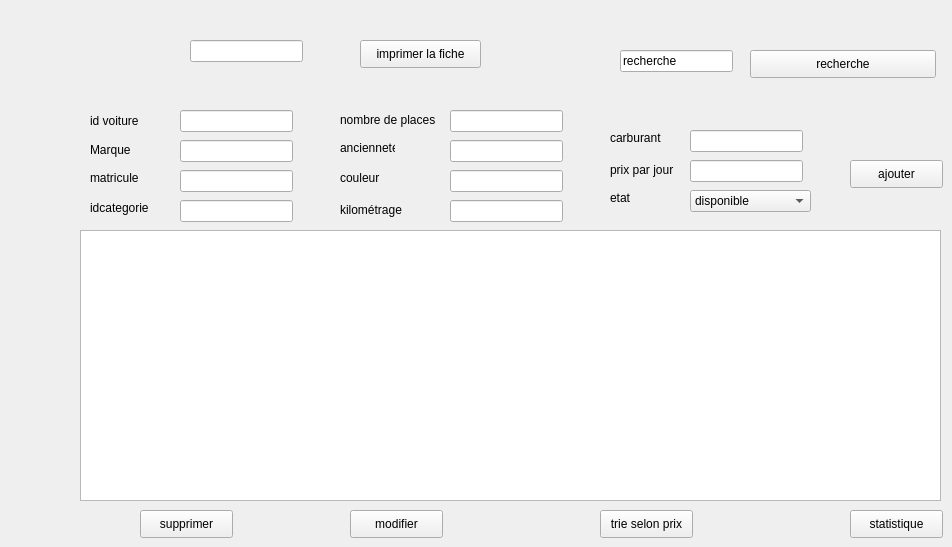
      <widget class="QWidget" name="page_3">
       <widget class="QLabel" name="label_34">
        <property name="geometry">
         <rect>
          <x>340</x>
          <y>140</y>
          <width>55</width>
          <height>16</height>
         </rect>
        </property>
        <property name="text">
         <string>ancienneté</string>
        </property>
       </widget>
       <widget class="QLineEdit" name="lineEdit_carburant">
        <property name="geometry">
         <rect>
          <x>690</x>
          <y>130</y>
          <width>113</width>
          <height>22</height>
         </rect>
        </property>
        <property name="styleSheet">
         <string notr="true"/>
        </property>
       </widget>
       <widget class="QLineEdit" name="lineEdit_matricule">
        <property name="geometry">
         <rect>
          <x>180</x>
          <y>170</y>
          <width>113</width>
          <height>22</height>
         </rect>
        </property>
        <property name="styleSheet">
         <string notr="true"/>
        </property>
       </widget>
       <widget class="QLineEdit" name="lineEdit_kilometrage">
        <property name="geometry">
         <rect>
          <x>450</x>
          <y>200</y>
          <width>113</width>
          <height>22</height>
         </rect>
        </property>
        <property name="styleSheet">
         <string notr="true"/>
        </property>
       </widget>
       <widget class="QLabel" name="label_35">
        <property name="geometry">
         <rect>
          <x>340</x>
          <y>170</y>
          <width>55</width>
          <height>16</height>
         </rect>
        </property>
        <property name="text">
         <string>couleur</string>
        </property>
       </widget>
       <widget class="QLineEdit" name="lineEdit_idcategorie">
        <property name="geometry">
         <rect>
          <x>180</x>
          <y>200</y>
          <width>113</width>
          <height>22</height>
         </rect>
        </property>
        <property name="styleSheet">
         <string notr="true"/>
        </property>
       </widget>
       <widget class="QPushButton" name="modifier">
        <property name="geometry">
         <rect>
          <x>350</x>
          <y>510</y>
          <width>93</width>
          <height>28</height>
         </rect>
        </property>
        <property name="text">
         <string>modifier</string>
        </property>
       </widget>
       <widget class="QLabel" name="label_36">
        <property name="geometry">
         <rect>
          <x>90</x>
          <y>110</y>
          <width>71</width>
          <height>21</height>
         </rect>
        </property>
        <property name="styleSheet">
         <string notr="true"/>
        </property>
        <property name="text">
         <string>id voiture</string>
        </property>
       </widget>
       <widget class="QLineEdit" name="lineEdit_16">
        <property name="geometry">
         <rect>
          <x>620</x>
          <y>50</y>
          <width>113</width>
          <height>22</height>
         </rect>
        </property>
        <property name="styleSheet">
         <string notr="true"/>
        </property>
        <property name="text">
         <string>recherche</string>
        </property>
       </widget>
       <widget class="QPushButton" name="ajouter">
        <property name="geometry">
         <rect>
          <x>850</x>
          <y>160</y>
          <width>93</width>
          <height>28</height>
         </rect>
        </property>
        <property name="text">
         <string>ajouter</string>
        </property>
       </widget>
       <widget class="QTableView" name="tableView2">
        <property name="geometry">
         <rect>
          <x>80</x>
          <y>230</y>
          <width>861</width>
          <height>271</height>
         </rect>
        </property>
        <property name="styleSheet">
         <string notr="true"/>
        </property>
       </widget>
       <widget class="QLabel" name="label_37">
        <property name="geometry">
         <rect>
          <x>90</x>
          <y>140</y>
          <width>61</width>
          <height>20</height>
         </rect>
        </property>
        <property name="styleSheet">
         <string notr="true"/>
        </property>
        <property name="text">
         <string>Marque</string>
        </property>
       </widget>
       <widget class="QLabel" name="label_38">
        <property name="geometry">
         <rect>
          <x>750</x>
          <y>190</y>
          <width>55</width>
          <height>16</height>
         </rect>
        </property>
        <property name="text">
         <string>etat</string>
        </property>
       </widget>
       <widget class="QLineEdit" name="lineEdit_couleur">
        <property name="geometry">
         <rect>
          <x>450</x>
          <y>170</y>
          <width>113</width>
          <height>22</height>
         </rect>
        </property>
        <property name="styleSheet">
         <string notr="true"/>
        </property>
       </widget>
       <widget class="QLineEdit" name="lineEdit_nbplaces">
        <property name="geometry">
         <rect>
          <x>450</x>
          <y>110</y>
          <width>113</width>
          <height>22</height>
         </rect>
        </property>
        <property name="styleSheet">
         <string notr="true"/>
        </property>
       </widget>
       <widget class="QPushButton" name="imprimerr">
        <property name="geometry">
         <rect>
          <x>360</x>
          <y>40</y>
          <width>121</width>
          <height>28</height>
         </rect>
        </property>
        <property name="text">
         <string>imprimer la fiche</string>
        </property>
       </widget>
       <widget class="QPushButton" name="trie">
        <property name="geometry">
         <rect>
          <x>600</x>
          <y>510</y>
          <width>93</width>
          <height>28</height>
         </rect>
        </property>
        <property name="text">
         <string>trie selon prix</string>
        </property>
       </widget>
       <widget class="QLineEdit" name="lineEdit_idv">
        <property name="geometry">
         <rect>
          <x>180</x>
          <y>110</y>
          <width>113</width>
          <height>22</height>
         </rect>
        </property>
        <property name="styleSheet">
         <string notr="true"/>
        </property>
       </widget>
       <widget class="QLineEdit" name="lineEdit_marque">
        <property name="geometry">
         <rect>
          <x>180</x>
          <y>140</y>
          <width>113</width>
          <height>22</height>
         </rect>
        </property>
        <property name="styleSheet">
         <string notr="true"/>
        </property>
       </widget>
       <widget class="QLabel" name="label_39">
        <property name="geometry">
         <rect>
          <x>610</x>
          <y>160</y>
          <width>71</width>
          <height>20</height>
         </rect>
        </property>
        <property name="text">
         <string>prix par jour</string>
        </property>
       </widget>
       <widget class="QLineEdit" name="lineEdit_prixparjour">
        <property name="geometry">
         <rect>
          <x>690</x>
          <y>160</y>
          <width>113</width>
          <height>22</height>
         </rect>
        </property>
        <property name="styleSheet">
         <string notr="true"/>
        </property>
       </widget>
       <widget class="QPushButton" name="stat">
        <property name="geometry">
         <rect>
          <x>850</x>
          <y>510</y>
          <width>93</width>
          <height>28</height>
         </rect>
        </property>
        <property name="text">
         <string>statistique</string>
        </property>
       </widget>
       <widget class="QLabel" name="label_40">
        <property name="geometry">
         <rect>
          <x>90</x>
          <y>200</y>
          <width>71</width>
          <height>16</height>
         </rect>
        </property>
        <property name="text">
         <string>idcategorie</string>
        </property>
       </widget>
       <widget class="QPushButton" name="supprimer">
        <property name="geometry">
         <rect>
          <x>140</x>
          <y>510</y>
          <width>93</width>
          <height>28</height>
         </rect>
        </property>
        <property name="text">
         <string>supprimer</string>
        </property>
       </widget>
       <widget class="QLineEdit" name="lineEdit_anciennete">
        <property name="geometry">
         <rect>
          <x>450</x>
          <y>140</y>
          <width>113</width>
          <height>22</height>
         </rect>
        </property>
        <property name="styleSheet">
         <string notr="true"/>
        </property>
       </widget>
       <widget class="QComboBox" name="combo">
        <property name="geometry">
         <rect>
          <x>690</x>
          <y>190</y>
          <width>121</width>
          <height>22</height>
         </rect>
        </property>
        <property name="styleSheet">
         <string notr="true"/>
        </property>
        <item>
         <property name="text">
          <string>disponible</string>
         </property>
        </item>
        <item>
         <property name="text">
          <string>indisponible</string>
         </property>
        </item>
       </widget>
       <widget class="QLineEdit" name="lineEdit">
        <property name="geometry">
         <rect>
          <x>190</x>
          <y>40</y>
          <width>113</width>
          <height>22</height>
         </rect>
        </property>
        <property name="styleSheet">
         <string notr="true"/>
        </property>
       </widget>
       <widget class="QLabel" name="label_41">
        <property name="geometry">
         <rect>
          <x>610</x>
          <y>130</y>
          <width>55</width>
          <height>16</height>
         </rect>
        </property>
        <property name="text">
         <string>carburant</string>
        </property>
       </widget>
       <widget class="QLabel" name="label_42">
        <property name="geometry">
         <rect>
          <x>340</x>
          <y>110</y>
          <width>121</width>
          <height>20</height>
         </rect>
        </property>
        <property name="text">
         <string>nombre de places</string>
        </property>
       </widget>
       <widget class="QLabel" name="label_43">
        <property name="geometry">
         <rect>
          <x>340</x>
          <y>200</y>
          <width>81</width>
          <height>20</height>
         </rect>
        </property>
        <property name="text">
         <string>kilométrage</string>
        </property>
       </widget>
       <widget class="QLabel" name="label_44">
        <property name="geometry">
         <rect>
          <x>90</x>
          <y>170</y>
          <width>55</width>
          <height>16</height>
         </rect>
        </property>
        <property name="text">
         <string>matricule</string>
        </property>
       </widget>
       <widget class="QPushButton" name="recherche">
        <property name="geometry">
         <rect>
          <x>750</x>
          <y>50</y>
          <width>186</width>
          <height>28</height>
         </rect>
        </property>
        <property name="styleSheet">
         <string notr="true"/>
        </property>
        <property name="text">
         <string>recherche</string>
        </property>
       </widget>
       <widget class="QLabel" name="label">
        <property name="geometry">
         <rect>
          <x>610</x>
          <y>190</y>
          <width>55</width>
          <height>16</height>
         </rect>
        </property>
        <property name="text">
         <string>etat</string>
        </property>
       </widget>
      </widget>
